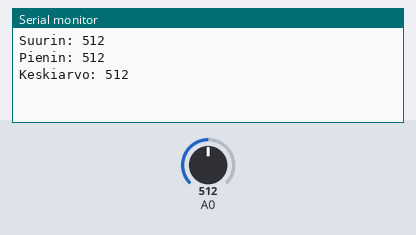
A sketch run on a simulated Arduino Uno, built with avr-gcc and run on an emulated ATmega328P. Shown: the last lines printed to the serial monitor. The test bench sets the inputs (shaded band); at power-on: A0 = 512.

Above: at 1.2 s.
1.3 s: A0 set to 716
At 2.7 s:
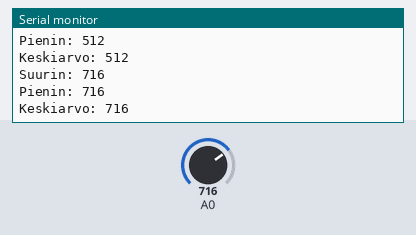
2.8 s: A0 set to 900
At 4.0 s:
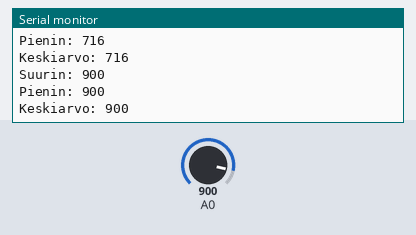
Timing chart, 0 to 5.8 s (numbered marks = the images above; inputs shaded):
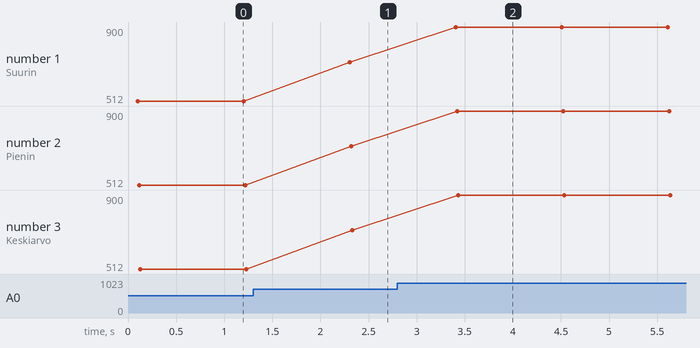

Measured:
- after the input at 1.3 s, the serial monitor: prints a new line after 1.0 s (image 1)
- after the input at 2.8 s, the serial monitor: prints a new line after 0.61 s (image 2)
- plotted number 1: 512 → 716 after the input at 1.3 s, 716 → 900 after the input at 2.8 s
- plotted number 2: 512 → 716 after the input at 1.3 s, 716 → 900 after the input at 2.8 s
- plotted number 3: 512 → 716 after the input at 1.3 s, 716 → 900 after the input at 2.8 s

The sketch:

luento2tehtava3.ino
```cpp
/*
  Tee aliohjelma, joka lukee 10 A/D-näytettä taulukkoon ADnaytteet.
  Tämän jälkeen aliohjelma etsii näytteistä suurimman ja pienimmän alkion
  sekä laskee 10 näytteen keskiarvon. Lopuksi aliohjelma palauttaa
  laskemansa 3 arvoa kutsujalle.

  Vinkki: Koska C-aliohjelmasta voi return käskyllä palauttaa vain
          yhden paluuarvon voit tehdä tuosta paluuarvosta structin,
          joka sisältää nuo kolme arvoa. Tai voit välittää aliohjelmalle
          kolme pointteria, joiden avulla aliohjelma voi tallentaa tulokset
          pointtereiden osoittamiin muistipaikkoihin, jotka aliohjelman
          kutsuja on allokoinut.

  Vinkki2: Tehtävässä ei ole nyt annettu aliohjelman prototyyppiä = esittelyä
           eikä aliohjelman runkoa valmiina, mutta voit katsoa mallia edellisestä
           tehtävästä.
*/


int ADnaytteet[10]; // tallennetaan 10 näytettä

void setup() {
  Serial.begin(9600); // Sarjayhteys
}

void loop() {
  int suurin, pienin, keskiarvo; // Muuttujat johon tulee tulokset.

  // Kutsutaan  aliohjelmaa ja annetaan sille osoitteet muuttujista
  lue10ADmuuntimenArvot(&suurin, &pienin, &keskiarvo);

  // Printataan tulokset sarjamonitorille
  Serial.print("Suurin: ");
  Serial.println(suurin);
  Serial.print("Pienin: ");
  Serial.println(pienin);
  Serial.print("Keskiarvo: ");
  Serial.println(keskiarvo);

  delay(1000); // Luodaan viime mittauksien välillä
}

void lue10ADmuuntimenArvot(int *suurin, int *pienin, int *keskiarvo) {
  int summa = 0;

  // Luetaan 10 A/D-muuntimen arvoa ja tallennetaan tulokset taulukkoon ADnaytteet
  for (int i = 0; i < 10; i++) {
    ADnaytteet[i] = analogRead(A0); // Aktivoidaan portti A0
    summa += ADnaytteet[i]; // Lisätään arvot taulukkoon ADnaytteet

    if (i == 0) {
      // Alustetaan suurin ja pienin arvolla
      *suurin = ADnaytteet[i];
      *pienin = ADnaytteet[i];
    } else {
      // Tarkistetaan onko suurin ja pienin
      if (ADnaytteet[i] > *suurin) {
        *suurin = ADnaytteet[i];
      }
      if (ADnaytteet[i] < *pienin) {
        *pienin = ADnaytteet[i];
      }
    }

    delay(10); // Luodaan tauko
  }

  // laksetaan keskiarvo
  *keskiarvo = summa / 10;
}
```
